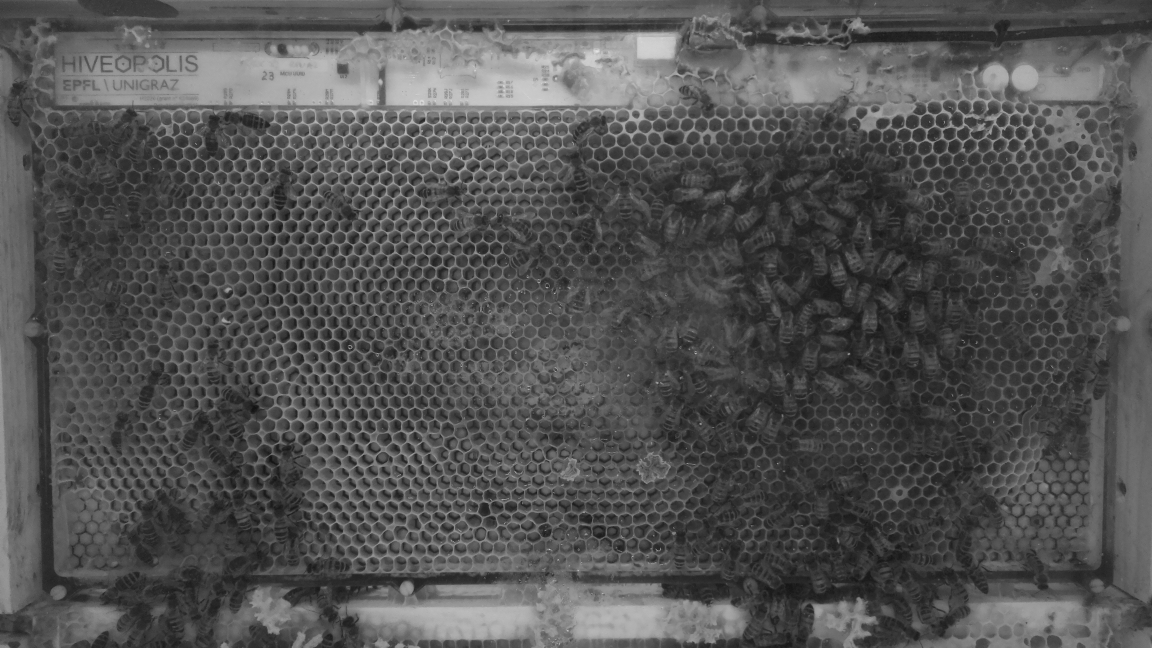
#> input picture live_bees/h2r1/random_images_25/hive2_rpi1_240420-223101Z.jpg, 4608 x 2592 px (shown at 1/4 size); its folder holds 3 pictures in this run
$ jupyter execute region_growing.ipynb
#> lines starting #> are read from the running program, lines starting #| are printed output that depends on the picture
[cell 1]
import cv2
import numpy as np
from skimage.morphology import disk, opening, closing
import glob
import pathlib

[cell 2]
rpi = 'h2r4'

# Read input image and resize them
path_to_folder = '../live_bees/' + rpi + '/random_images_25/*.jpg'
folder_in = sorted(glob.glob(path_to_folder))
names = [pathlib.Path(x).stem for x in folder_in]
imgs = [cv2.imread(x) for x in folder_in]
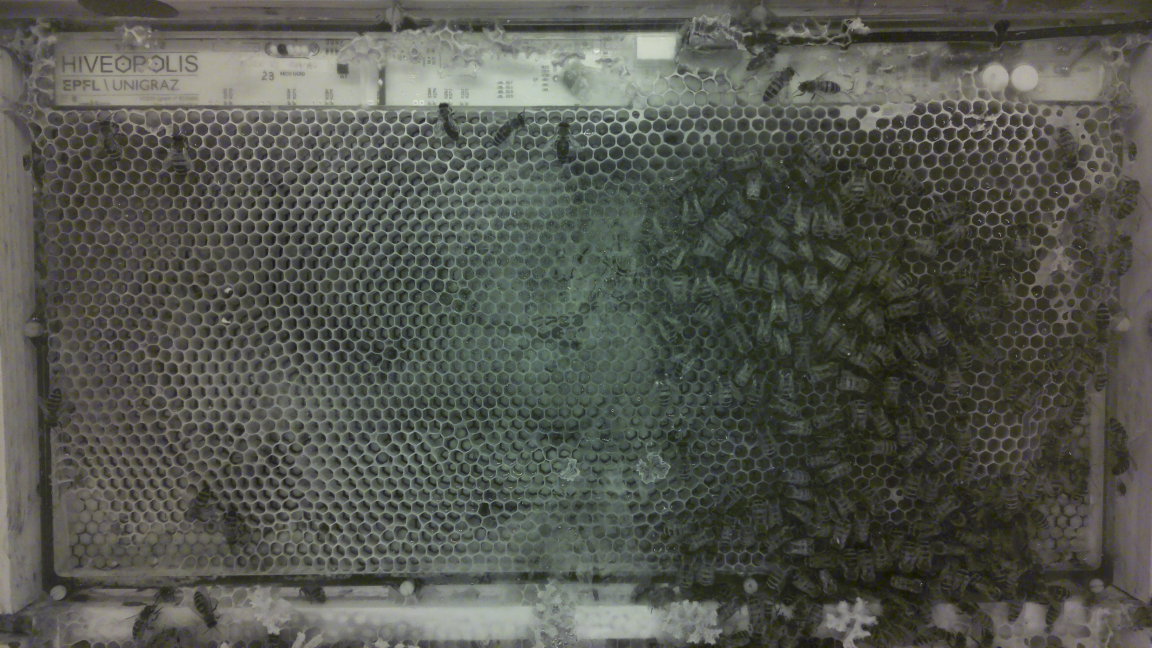
#> input picture live_bees/h2r1/random_images_25/hive2_rpi1_240421-202101Z.jpg, 4608 x 2592 px (shown at 1/4 size)
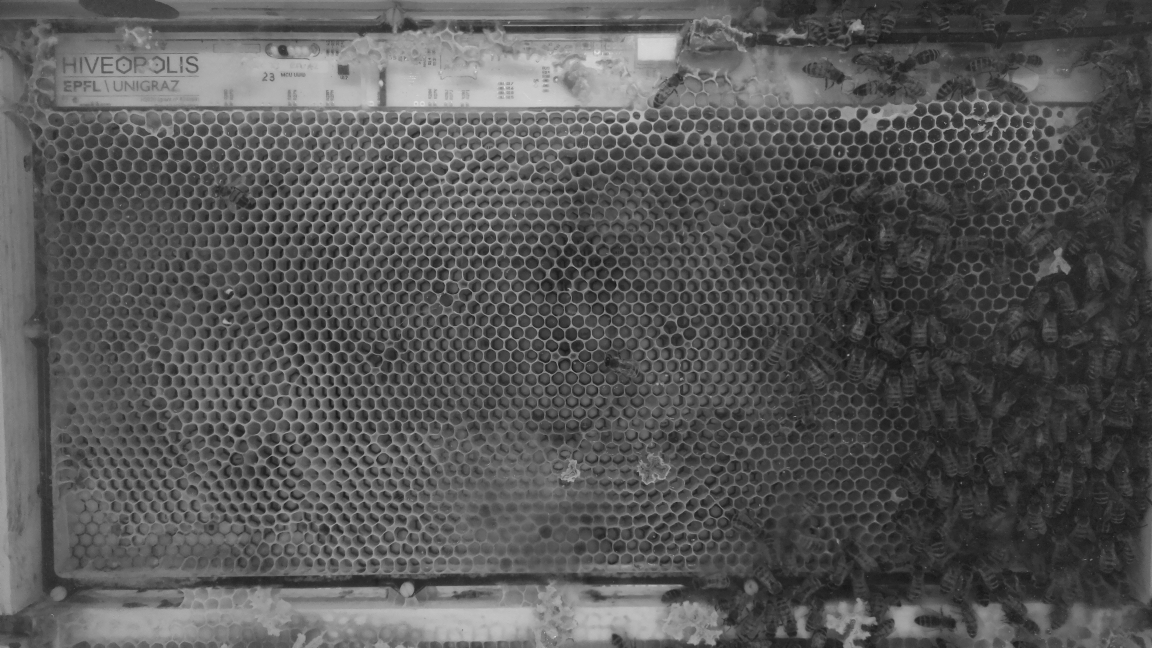
#> input picture live_bees/h2r1/random_images_25/hive2_rpi1_240426-024601Z.jpg, 4608 x 2592 px (shown at 1/4 size)
#> imgs = 3 items
folder_out = 'resized_images/' + rpi + '/'
n = 0
# resize images to be faster
for img_path in folder_in:
    cv2.imwrite(folder_out + str(names[n]) + '.jpg', cv2.resize(cv2.cvtColor(cv2.imread(img_path), cv2.COLOR_BGR2GRAY), (0,0), fx=0.5, fy=0.5));
    n += 1

resized_imgs = [cv2.imread(x) for x in sorted(glob.glob(folder_out + '*.jpg'))]

output_folder = '../a_processed_images/region_growing/' + rpi + '/'

[cell 3]
def rgb2gray(bgr):
    return np.dot(bgr[...,:3], [0.1140, 0.5870, 0.2989])

def region_growing(image, seed_point, visited, mask, threshold, value_threshold, max_iterations=10000):
    # Get image dimensions
    rows, cols = image.shape[:2]
    # Initialize queue for pixels to visit
    queue = []
    queue.append(seed_point)
    iterations = 0
    # Define 4-connectivity neighbors
    neighbors = [(1, 0), (-1, 0), (0, 1), (0, -1)]

    while queue: # and iterations < max_iterations:
        iterations += 1
        # Get current pixel from queue
        current_point = queue.pop(0)
        mask[current_point] = 1
        visited[current_point] = 1

        for neighbor in neighbors:
            # Calculate neighbor coordinates
            x_neighbor, y_neighbor = current_point[0] + neighbor[0], current_point[1] + neighbor[1]

            # Check if neighbor is within image bounds
            if 0 <= x_neighbor < rows and 0 <= y_neighbor < cols:
                # Check if neighbor pixel is not visited
                if visited[x_neighbor, y_neighbor] == 0: #and (rgb2gray(image[x_neighbor, y_neighbor]) < value_threshold):
                    # Calculate gradient descent
                    gradient = abs(int(rgb2gray(image[current_point])) - int(rgb2gray(image[x_neighbor, y_neighbor])))
                    # Check if gradient is less than threshold
                    if gradient <= threshold:
                        queue.append((x_neighbor, y_neighbor))
                        visited[x_neighbor, y_neighbor] = 1

[cell 4]
# Set threshold for region growing
if rpi == 'h2r1': value_threshold, gradient_threshold = 50, 2
if rpi == 'h2r2': value_threshold, gradient_threshold = 50, 1
if rpi == 'h2r3': value_threshold, gradient_threshold = 45, 1
if rpi == 'h2r4': value_threshold, gradient_threshold = 50, 1
masks = []
n = 0

for input_image in resized_imgs:
    rows, cols = input_image.shape[:2]
    # Initialize visited matrix, taking only the first 2 dimensions of the input image
    visited = np.zeros((input_image.shape[0], input_image.shape[1]))
    mask = np.zeros((input_image.shape[0], input_image.shape[1]))
    # Perform region growing
    for x in range(rows):
        for y in range(cols):
            if (visited[x, y] == 0) and (rgb2gray(input_image[x, y]) < value_threshold):
                region_growing(input_image, (x, y), visited, mask, gradient_threshold, value_threshold)
    mask = closing(opening(mask, disk(3)), disk(3))
    masks.append(mask)
    cv2.imwrite(output_folder + names[n] + '_final_mask.jpg', mask * 255)
    n += 1
